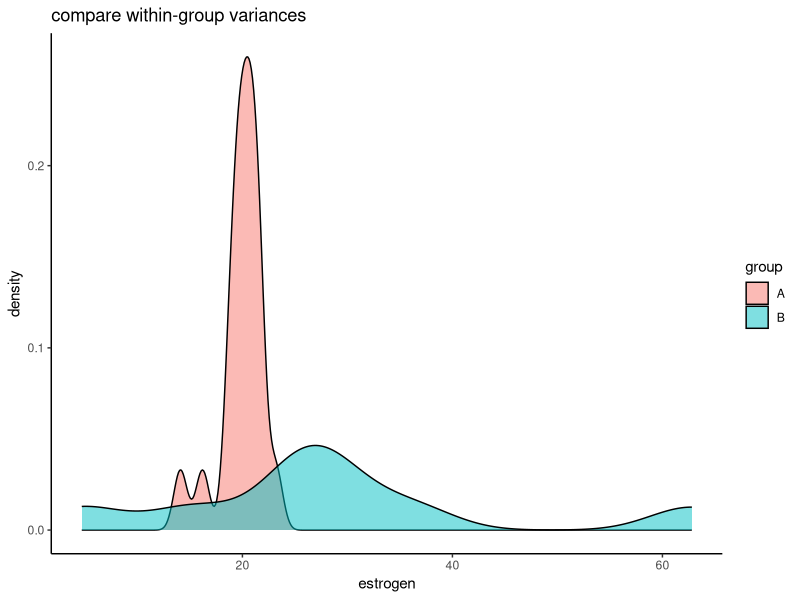
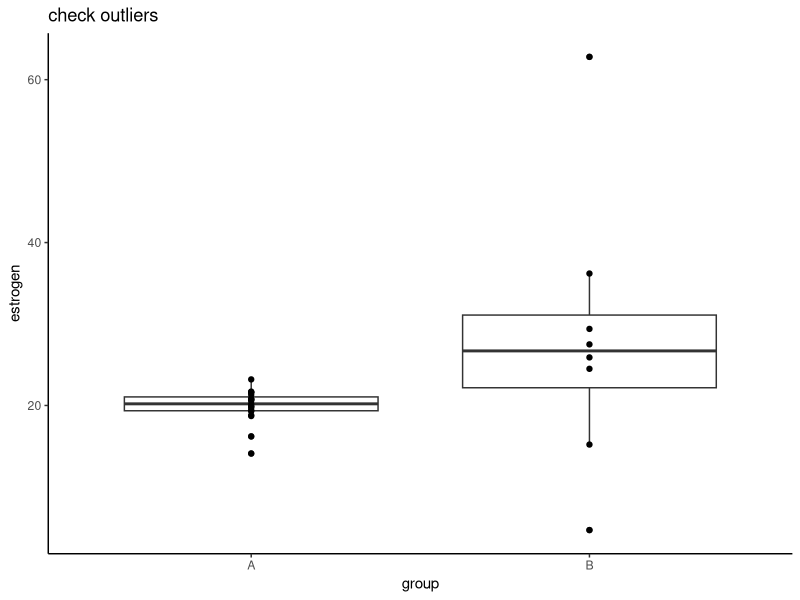
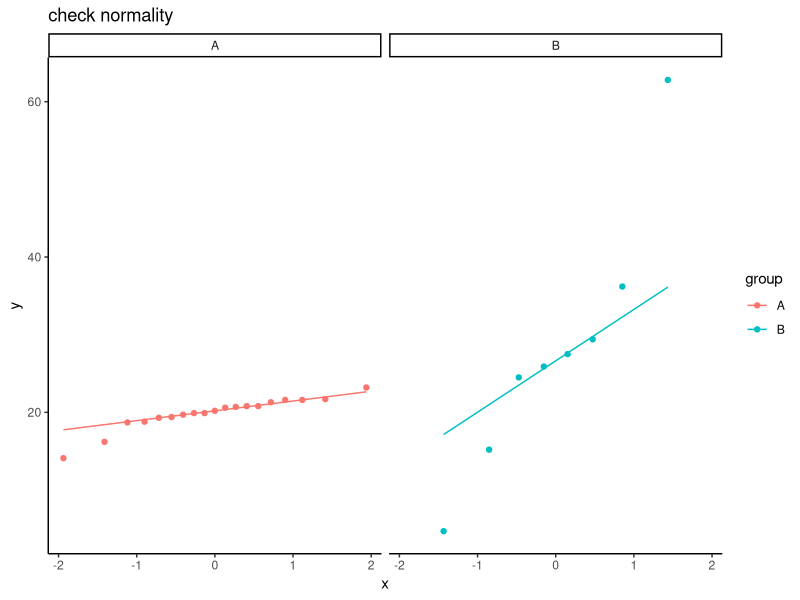
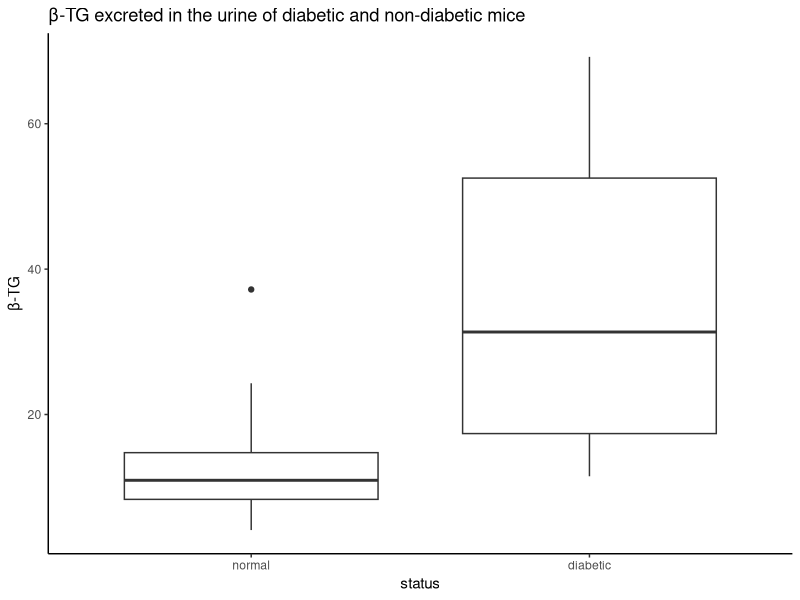
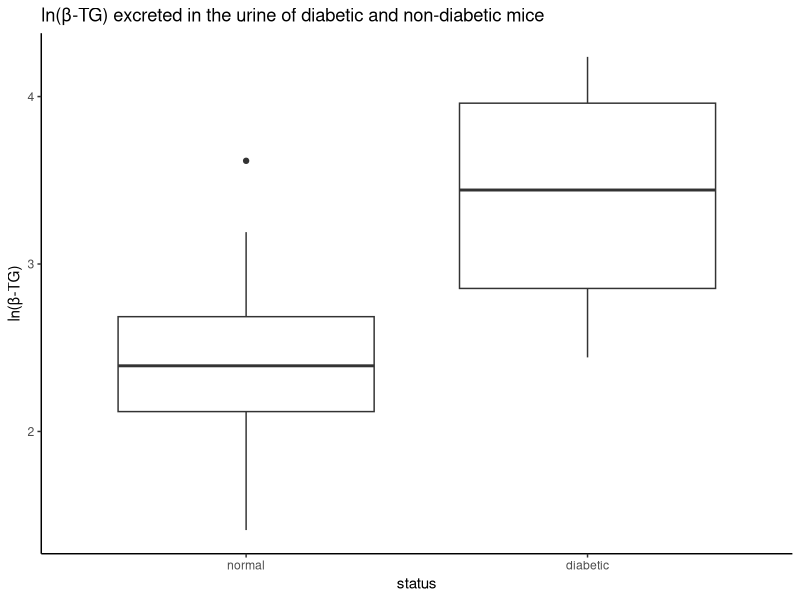
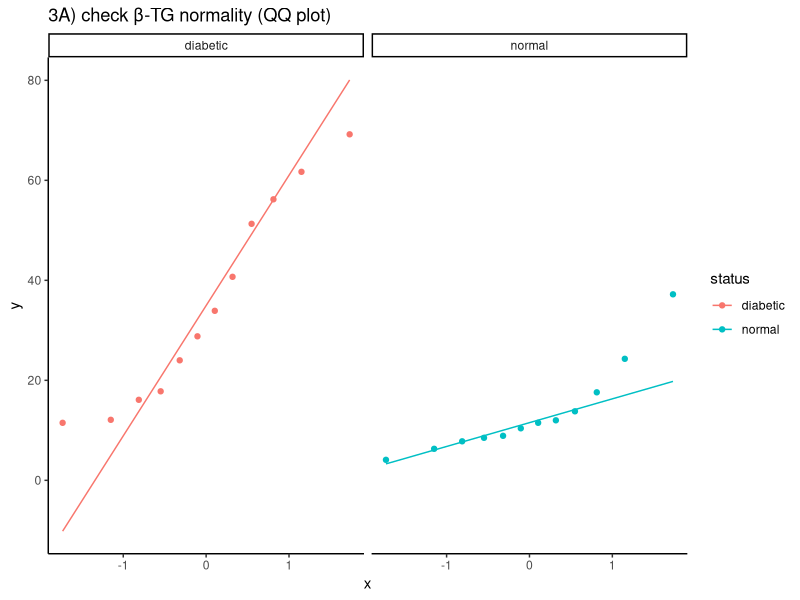
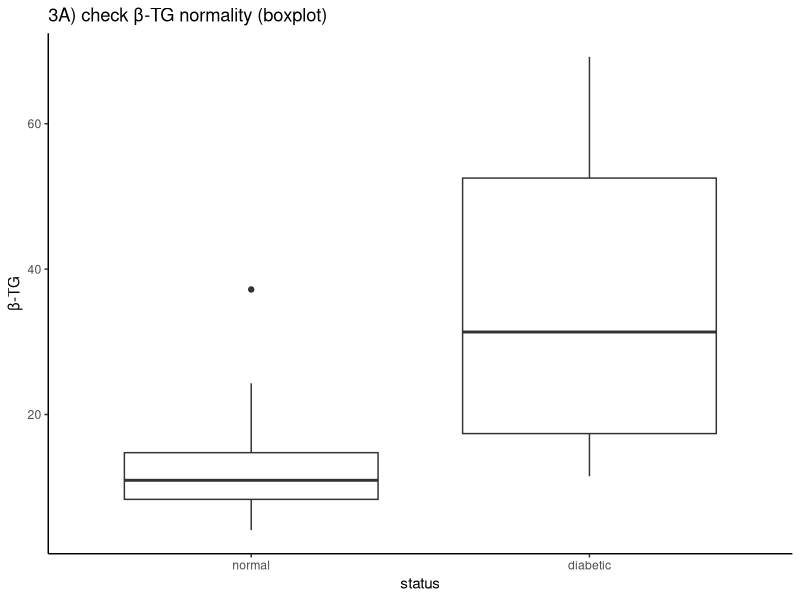
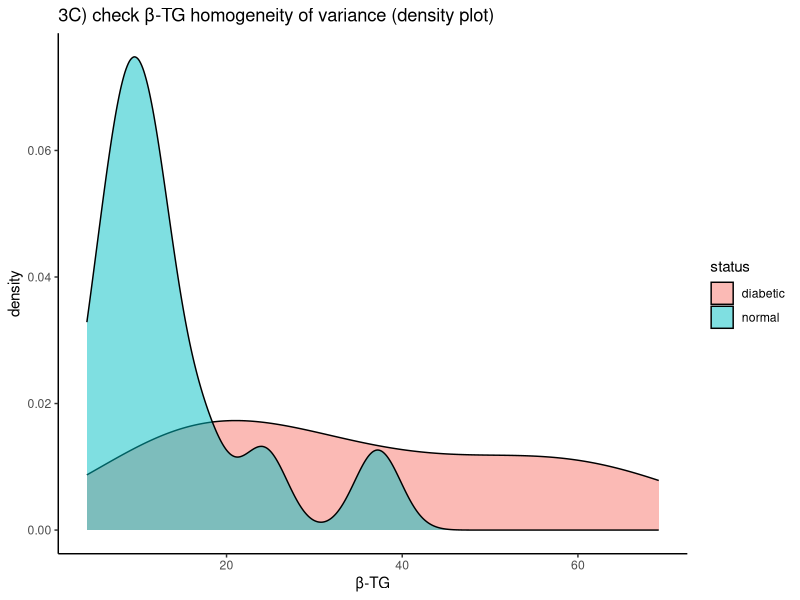

Reproduce these figures in R, in order.
## ---- chunk 1
library(tidyverse)
## ---- chunk 2

est <- tibble(group = c(rep("A", 19), rep("B", 8)),
              estrogen = c(18.7,  20.6,  20.7,  19.7,  19.9,  
                           19.4,  20.2,  21.6,  18.8,  14.1,  
                           21.6,  16.2,  21.7, 20.8,  19.3,  
                           21.3,  19.9,  20.8,  23.2, 15.2,  
                           36.2,  27.5,    4.7,  24.5,  29.4,  
                           25.9,  62.8))
## ---- chunk 3
t.test(estrogen ~ group, data = est, var.equal = FALSE)
## ---- chunk 4
t.test(estrogen ~ group, data = est, var.equal = TRUE)
## ---- chunk 5
#compare within-group variance
est |> 
ggplot(aes(estrogen, fill = group)) + 
  geom_density(alpha = 0.5) +
  labs(title = "compare within-group variances") + 
  theme_classic()

#check outliers
est |> 
ggplot(aes(x = group, y = estrogen)) + 
  geom_boxplot() +
  geom_point() +
  labs(title = "check outliers") + 
  theme_classic()

#check normality
est |> 
  ggplot(aes(sample = estrogen, color = group)) + 
  geom_qq() + geom_qq_line() +
  facet_wrap(~group) +
  labs(title = "check normality") + 
  theme_classic()
## ---- chunk 6
btg <- read_csv("btg.csv")
btg
## ---- chunk 7
btg <- btg |> mutate(logbtg = log(btg))
btg
## ---- chunk 8
btg |> 
ggplot(aes(x = reorder(status, btg), y = btg)) + 
  geom_boxplot() +
  labs(title = "\u03B2-TG excreted in the urine of diabetic and non-diabetic mice",
       x = "status",
       y = "\u03B2-TG") + 
  theme_classic()

btg |> 
ggplot(aes(x = reorder(status, logbtg), y = logbtg)) + 
  geom_boxplot() +
  labs(title = "ln(\u03B2-TG) excreted in the urine of diabetic and non-diabetic mice",
       x = "status",
       y = "ln(\u03B2-TG)") + 
  theme_classic()
## ---- chunk 9
btg |> group_by(status) |> summarize(btg_mean = mean(btg), btg_sd = sd(btg),
                                       logbtg_mean = mean(logbtg), logbtg_sd = sd(logbtg)) 
## ---- chunk 10
# check normality with qq plot
btg |> 
  ggplot(aes(sample = btg, color = status)) + 
  geom_qq() + geom_qq_line() +
  facet_wrap(~status) +
  labs(title = "3A) check \u03B2-TG normality (QQ plot)") + 
  theme_classic()

# check normality with boxplot
btg |> 
  ggplot(aes(x = reorder(status, btg), y = btg)) + 
  geom_boxplot() +
  labs(title = "3A) check \u03B2-TG normality (boxplot)",
       x = "status",
       y = "\u03B2-TG") + 
  theme_classic()

# check variance with density plot
btg |> 
  ggplot(aes(btg, fill = status)) + 
  geom_density(alpha = 0.5) +
  labs(title = "3C) check \u03B2-TG homogeneity of variance (density plot)",
       x = "\u03B2-TG") + 
  theme_classic()

# check with descriptive statistics
btg.stats <- btg |> group_by(status) |> summarize(btg_mean = mean(btg), 
                                                    btg_sd = sd(btg),
                                                    btg_var = var(btg),
                                                    n = n()) 
btg.stats
## ---- chunk 11

t.test(btg ~ status, data = btg, var.equal = FALSE)

## ---- chunk 12
# check normality with qq plot
btg |> 
  ggplot(aes(sample = logbtg, color = status)) + 
  geom_qq() + geom_qq_line() +
  facet_wrap(~status) +
  labs(title = "check ln(\u03B2-TG) normality (QQ plot)") + 
  theme_classic()

# check normality with boxplot
btg |> 
  ggplot(aes(x = reorder(status, logbtg), y = logbtg)) + 
  geom_boxplot() +
  labs(title = "check ln(\u03B2-TG) normality (boxplot)",
       x = "status",
       y = "ln(\u03B2-TG)") + 
  theme_classic()

# check variance with density plot
btg |> 
  ggplot(aes(logbtg, fill = status)) + 
  geom_density(alpha = 0.5) +
  labs(title = "check ln(\u03B2-TG) homogeneity of variance (density plot)",
       x = "ln(\u03B2-TG)") + 
  theme_classic()

# check with descriptive statistics
logbtg.stats <- btg |> group_by(status) |> summarize(logbtg_mean = mean(logbtg), 
                                                    logbtg_sd = sd(logbtg),
                                                    logbtg_var = var(logbtg),
                                                    n = n()) 
logbtg.stats
## ---- chunk 13

t.test(logbtg ~ status, data = btg, var.equal = TRUE)

